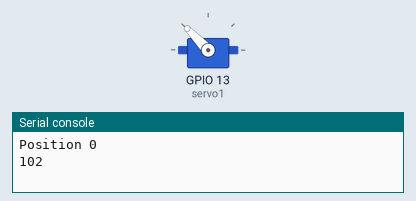
This program was run on a simulated ESP32 board running MicroPython. Shown: servo, the last lines printed to the serial console. Servo angles are drawn from the pulse width (0.5 ms = 0°, 2.5 ms = 180°). At 6.0 s the program stops and its outputs stay as they are.

Above: at 0.1 s.
At 2.1 s:
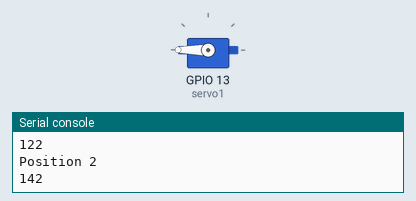
Timing chart, 0 to 3.6 s (numbered marks = the images above):
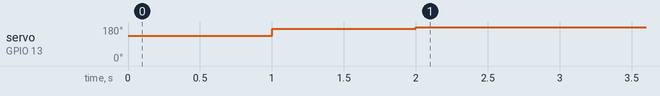

Measured:
- by itself, servo on GPIO 13 (servo1): 134° → 170° at 1.0 s, → 180° 1.0 s later

The program:

servo_simple.py
```python
from machine import Pin, PWM
import time

# Verbindungen Servo
# Braun = GND
# Rot = Vin / 5V
# Orange = Signal = Pin D13
servo1 = PWM(Pin(13), freq=50, duty=0)

def angle2duty(angle):
    # von 0 bis 180
    minDutyValue = 102
    maxDutyValue = 204
    calculatedDutyValue = int(minDutyValue + ((angle/180) * (maxDutyValue-minDutyValue)))
    r = max(minDutyValue, min(calculatedDutyValue, maxDutyValue))
    print(r)
    return r

for i in range(6):
    print("Position {i}".format(i=i))
    servo1.duty(angle2duty(i*36))
    time.sleep(1)
```
